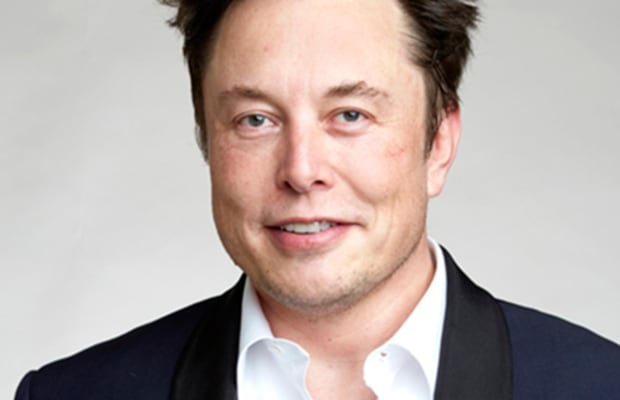
#> input picture elon_musk_royal_society.jpg, 620 x 400 px; its folder holds only this picture in this run
$ python hello1.py
#> lines starting #> are read from the running program, lines starting #| are printed output that depends on the picture
import cv2, glob
detect=cv2.CascadeClassifier("haarcascade_frontalface_default.xml")
all_images=glob.glob("*.jpg")
for image in all_images:
    img=cv2.imread(image)
#> img is the input picture: shape (400, 620, 3); mean B, G, R 166.1, 170.4, 183
    grey_img=cv2.cvtColor(img,cv2.COLOR_BGR2GRAY)
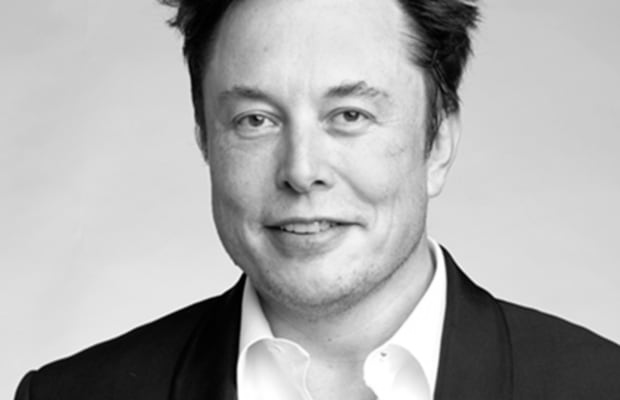
#> grey_img: shape (400, 620); min 0, max 255, mean 173.7
    faces=detect.detectMultiScale(grey_img,1.1,3)
#> faces = [[180, 21, 252, 252]]
    for (x, y, w, h) in faces:
        # To draw a rectangle in a face
        final_img=cv2.rectangle(img, (x, y), (x + w, y + h), (0, 255, 0), 2)
#> this loop made 1 pass
    cv2.imshow("image", final_img)
    cv2.waitKey(2000)
    cv2.destroyAllWindows()
